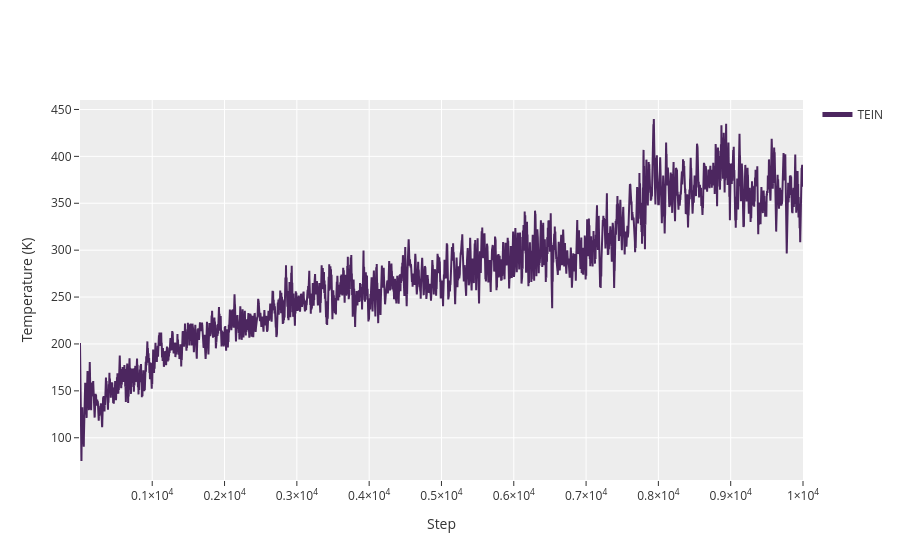

Notebook code for this chart:
### Code cell
mycalc.energy[:].plot("TEIN")

### Figure 1 — Plotly figure (JSON) as saved in the notebook; plotly's stock layout.template omitted (floating-point values rounded to 4 significant figures; data arrays with more than 128 entries replaced by an {"elided": "..."} marker saying what was removed)
{"data": [{"legendgroup": "TEIN", "line": {"color": "#4C265F"}, "name": "TEIN", "showlegend": true, "type": "scatter", "x": {"elided": "10000 int values"}, "y": {"elided": "10000 float values"}, "yaxis": "y"}], "layout": {"autosize": true, "legend": {"itemsizing": "constant"}, "xaxis": {"autorange": true, "range": [1, 10000], "title": {"text": "Step"}, "type": "linear"}, "yaxis": {"autorange": true, "range": [54.96, 460.1], "title": {"text": "Temperature (K)"}, "type": "linear"}}}
